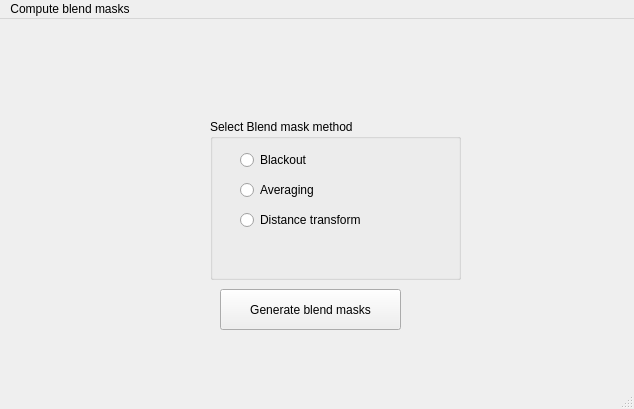
<?xml version="1.0" encoding="UTF-8"?>
<ui version="4.0">
 <class>MainWindow</class>
 <widget class="QMainWindow" name="MainWindow">
  <property name="geometry">
   <rect>
    <x>0</x>
    <y>0</y>
    <width>634</width>
    <height>409</height>
   </rect>
  </property>
  <property name="windowTitle">
   <string>MainWindow</string>
  </property>
  <widget class="QWidget" name="centralwidget">
   <widget class="QGroupBox" name="groupBox">
    <property name="geometry">
     <rect>
      <x>210</x>
      <y>100</y>
      <width>251</width>
      <height>161</height>
     </rect>
    </property>
    <property name="title">
     <string>Select Blend mask method</string>
    </property>
    <widget class="QRadioButton" name="radioButton">
     <property name="geometry">
      <rect>
       <x>30</x>
       <y>30</y>
       <width>117</width>
       <height>22</height>
      </rect>
     </property>
     <property name="text">
      <string>Blackout</string>
     </property>
    </widget>
    <widget class="QRadioButton" name="radioButton_2">
     <property name="geometry">
      <rect>
       <x>30</x>
       <y>60</y>
       <width>117</width>
       <height>22</height>
      </rect>
     </property>
     <property name="text">
      <string>Averaging</string>
     </property>
    </widget>
    <widget class="QRadioButton" name="radioButton_3">
     <property name="geometry">
      <rect>
       <x>30</x>
       <y>90</y>
       <width>161</width>
       <height>22</height>
      </rect>
     </property>
     <property name="text">
      <string>Distance transform</string>
     </property>
    </widget>
   </widget>
   <widget class="QPushButton" name="pushButton">
    <property name="geometry">
     <rect>
      <x>220</x>
      <y>270</y>
      <width>181</width>
      <height>41</height>
     </rect>
    </property>
    <property name="text">
     <string>Generate blend masks</string>
    </property>
   </widget>
  </widget>
  <widget class="QMenuBar" name="menubar">
   <property name="geometry">
    <rect>
     <x>0</x>
     <y>0</y>
     <width>634</width>
     <height>25</height>
    </rect>
   </property>
   <widget class="QMenu" name="menuCompute_blend_masks">
    <property name="title">
     <string>Compute blend masks</string>
    </property>
   </widget>
   <addaction name="menuCompute_blend_masks"/>
  </widget>
  <widget class="QStatusBar" name="statusbar"/>
 </widget>
 <resources/>
 <connections/>
</ui>
